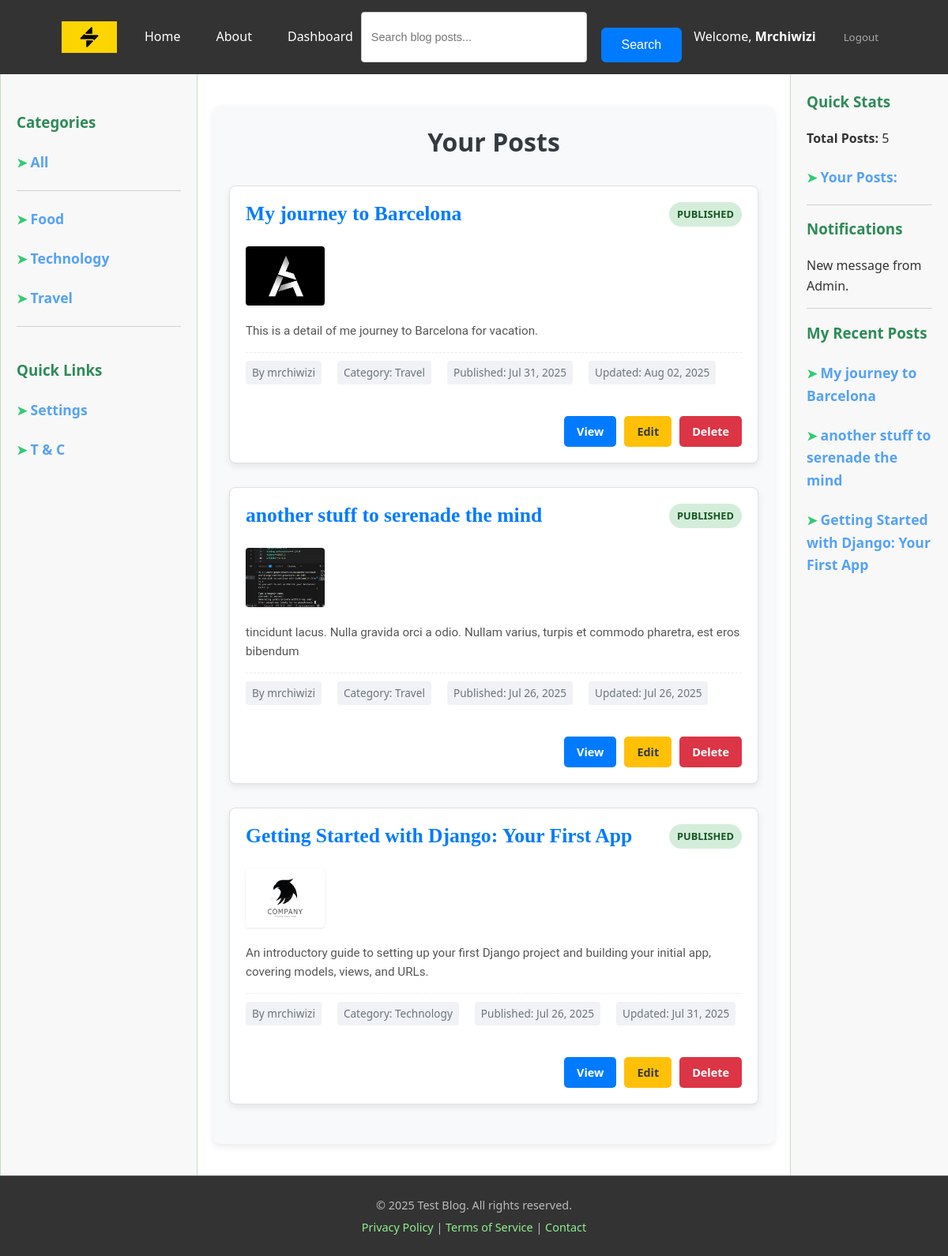
Screenshot of /user_posts/ (signed in) with the database file from the repository.
### accounts/models.py (models this page shows, shortened)
class Account(AbstractBaseUser, PermissionsMixin):
    email = models.EmailField("email address", unique=True)
    user_name = models.CharField(max_length=150, unique=True)
    first_name = models.CharField(max_length=150, blank=True)
    last_name = models.CharField(max_length=150, blank=True)
    date_joined = models.DateTimeField(default=timezone.now)
    last_login = models.DateTimeField(auto_now=True)
    about = models.TextField(max_length=500, blank=True)
    is_staff = models.BooleanField(default=False)
    is_active = models.BooleanField(default=False)
    objects = AccountManager()
    USERNAME_FIELD = "email"
    REQUIRED_FIELDS = ["user_name",]
    def __str__(self):
        return self.user_name

### blog/models.py (models this page shows, shortened)
class Category(models.Model):
    name = models.CharField(max_length=100, unique=True)
    slug = models.SlugField(max_length=100, unique=True, help_text="A URL-friendly short label.")
    description = models.TextField(blank=True, null=True)
    class Meta:
        verbose_name_plural = "Categories"
        ordering = ['name']
    def __str__(self):
        return self.name

class Post(models.Model):
    STATUS_CHOICES = (
        ('draft', 'Draft'),
        ('published', 'Published'),
    )
    title = models.CharField(max_length=250)
    slug = models.SlugField(max_length=250, unique_for_date='publish_date', help_text="A URL-friendly short label derived from the title, unique per publish date.")
    author = models.ForeignKey(User, on_delete=models.CASCADE, related_name='blog_posts')
    content = models.TextField()
    summary = models.TextField(max_length=1000, blank=True, help_text="A short summary of the post (max 500 characters).")
    thumbnail = models.ImageField(
        upload_to='blog/thumbnails/%Y/%m/%d/', blank=True,null=True, help_text="Thumbnail image for the blog post listing.")
    publish_date = models.DateTimeField(default=timezone.now)
    created_at = models.DateTimeField(auto_now_add=True)
    updated_at = models.DateTimeField(auto_now=True)
    status = models.CharField(
        max_length=10,
        choices=STATUS_CHOICES,
        default='published'
    )
    category = models.ForeignKey(Category, on_delete=models.SET_NULL, blank=True, null=True, related_name='posts'
    )
    objects = PostManager()
    class Meta:
        ordering = ['-publish_date']
        indexes = [
            models.Index(fields=['publish_date', 'slug']),
        ]
    def __str__(self):
        return self.title
    def get_absolute_url(self):
        return reverse('blog:post_detail',
                       args=[self.publish_date.year, self.publish_date.strftime('%m'), self.publish_date.strftime('%d'), self.slug])
    def get_post_edit_url(self):
        return reverse('blog:post_edit',
                       args=[self.publish_date.year, self.publish_date.strftime('%m'), self.publish_date.strftime('%d'), self.slug])

### blog/views.py (the view)
# urls.py: path("user_posts/", user_posts, name="user_posts"),
def user_posts(request):
    posts = Post.objects.filter(author_id=request.user.id)
    print(posts)
    context = {
        "posts": posts
    }
    return render(request, "blog/user_posts.html", context)

### templates/blog/user_posts.html
{% extends 'base.html' %}
{% load static %}
{% load humanize %}
{% block content %}
    <div class="dashboard-posts-container">
        <h1>Your Posts</h1>
        {% if posts %}
            {% for post in posts %}
                <article class="dashboard-post-card">
                    <div class="post-header">
                        <h2 class="post-title">{{ post.title }}</h2>
                        <span class="post-status status-{{ post.status|lower }}">{{ post.status }}</span>
                    </div>
                    <div class="post-body">
                        {% if post.thumbnail %}
                            <div class="post-thumbnail">
                                <img src="{{ post.thumbnail.url }}" alt="{{ post.title }}">
                            </div>
                        {% endif %}
                        <div class="post-content">
                            <p class="post-summary">{{ post.summary|truncatechars:180 }}</p>
                            <div class="post-meta">
                                <span>By {{ post.author }}</span>
                                <span>Category: {{ post.category }}</span>
                                <span>Published: {{ post.publish_date|date:"M d, Y" }}</span>
                                {% if post.publish_date != post.updated_at %}
                                    <span>Updated: {{ post.updated_at|date:"M d, Y" }}</span>
                                {% endif %}
                            </div>
                        </div>
                    </div>
                    <div class="post-actions">
                        <a href="{{ post.get_absolute_url }}" class="btn btn-view">View</a>
                        <a href="{{ post.get_post_edit_url }}" class="btn btn-edit">Edit</a>
                        <a href="#" class="btn btn-delete">Delete</a>
                    </div>
                </article>
            {% endfor %}
        {% else %}
            <p class="no-posts-message">You haven't created any posts yet.</p>
            <a href="{% url 'blog:create' %}" class="btn btn-primary">Create Your First Post</a>
        {% endif %}
    </div>
{% endblock content %}

### templates/base.html (shortened to what this page needs)
{% load static %}
<!DOCTYPE html>
<html lang="en">
<head>
    <link rel="stylesheet" href="{% static 'CSS/base.css' %}">
    <link rel="stylesheet" href="{% static 'CSS/home.css' %}">
    <link rel="stylesheet" href="{% static 'CSS/detail_page.css' %}">
    <link rel="stylesheet" href="{% static 'CSS/login_page.css' %}">
    <link rel="stylesheet" href="{% static 'CSS/register.css' %}">
    <link rel="stylesheet" href="{% static 'CSS/change_password.css' %}">
    <link rel="stylesheet" href="{% static 'CSS/password_reset_email_form.css' %}">
    <link rel="stylesheet" href="{% static 'CSS/password_reset_form.css' %}">
    <link rel="stylesheet" href="{% static 'CSS/users_posts.css' %}">
    <link rel="stylesheet" href="{% static 'CSS/edit_profile.css' %}">
    <link rel="stylesheet" href="{% static 'CSS/create.css' %}">
    <link rel="stylesheet" href="{% static 'CSS/post_edit.css' %}">
</head>
<body>
    <header class="page-header">
        <nav class="navbar">
            <a href="{% url 'blog:home' %}" class="logo-link">
                <img src="{% static 'Images/logo.png' %}" alt="Logo" style="width: 70px; height: 40px;">
            </a>
            <ul class="nav-left-links">
                <li><a href="{% url 'blog:home' %}">Home</a></li>
                <li><a href="{% url 'blog:about_page' %}">About</a></li>
                {% if user.is_authenticated %}
                    <li><a href="#" id="toggleSectionButton" >Dashboard</a></li>
                {% endif %}
            </ul>
            <div class="header-search-form">
                <form action="{% url 'blog:search' %}" method="GET" class="search-form">
                    <input type="search" name="q" placeholder="Search blog posts..." class="search-input" value="{{ query|default_if_none:'' }}">
                    <button type="submit" class="button button-primary search-button">Search</button>
                </form>
            </div>
            <ul class="nav-right-info">
                <li>
                    {% if user.is_authenticated %}
                        <span>Welcome, <strong>{{ user.user_name |capfirst }}</strong></span>
                    {% else %}
                        <span>Welcome, User</span>
                    {% endif %}
                </li>
                <li>
                    {% if user.is_authenticated %}
                        <small><a href="{% url 'accounts:confirm_logout' %}" style="color:#acabab;">Logout</a></small>
                    {% else %}
                        <a href="{% url 'accounts:login' %}">Login</a> | <a href="{% url 'accounts:register' %}">Sign Up</a>
                    {% endif %}
                </li>
            </ul>
        </nav>
    </header>
    <aside class="left-sidebar">
        <br>
        <h3>Categories</h3>
        <h4><span style="color: #2ecc71;">&#10148; </span><a href="{% url 'blog:home' %}" style="color: #55a2f4; text-decoration: none; font-weight: bold; font-size: 1.1em;">All</a></h4>
        <hr style="border: none; border-top: 1px solid #d0d0d0; margin: 15px 0;">
        <ul>
            {% for category in categories %}
                <li>
                    <h4><span style="color: #2ecc71;">&#10148; </span><a href="{% url 'blog:categories' category.slug %}" style="color: #55a2f4; text-decoration: none; font-weight: bold; font-size: 1.1em;display: inline;" >{{ category.name }}</a></h4>
                </li>
            {% endfor %}
        </ul>
        <hr style="border: none; border-top: 1px solid #d0d0d0; margin: 15px 0;">
        <br>
        <h3>Quick Links</h3>
        <ul>
            <li><h4><span style="color: #2ecc71;">&#10148; </span><a href="" style="color: #55a2f4; text-decoration: none; font-weight: bold; font-size: 1.1em;display: inline;" >Settings</a></h4></li>
            <li><h4><span style="color: #2ecc71;">&#10148; </span><a href="" style="color: #55a2f4; text-decoration: none; font-weight: bold; font-size: 1.1em;display: inline;" >T &amp; C</a></h4></li>
        </ul>
    </aside>
    <main class="main-content">
        {% block content %}
        {% endblock content %}
    </main>
    <aside class="right-aside">
        <h3>Quick Stats</h3>
        <p><strong>Total Posts:</strong> {{ posts_count }}</p>
        {% if user.is_authenticated %}
            <h4><span style="color: #2ecc71;">&#10148; </span><a href="{% url 'blog:user_posts' %}" style="color: #55a2f4; text-decoration: none; font-weight: bold; font-size: 1.1em;"><strong>Your Posts:</strong> {{ user_posts }}</a></h4>
        {% endif %}
        <hr style="border: none; border-top: 1px solid #d0d0d0; margin: 15px 0;">
        <h3>Notifications</h3>
        <ul style="list-style: none; padding: 0;">
            <li style="margin-bottom: 8px;">New message from Admin.</li>
            <hr style="border: none; border-top: 1px solid #d0d0d0; margin: 15px 0;">
        </ul>
        {% if user.is_authenticated %}
            <h3>My Recent Posts</h3>
            <ul style="list-style: none; padding: 0;">
                {% with recent_posts=user.blog_posts.all|slice:":3" %}
                    {% for user_post in recent_posts %}
                        <li>
                            <h4><span style="color: #2ecc71;">&#10148; </span><a href="{{ user_post.get_absolute_url}}" style="color: #55a2f4; text-decoration: none; font-weight: bold; font-size: 1.1em;">{{ user_post.title }}</a></h4>
                        </li>
                    {% empty %}
                        <li><h4 style="color: #777;">You haven't made any post.</h4></li>
                    {% endfor %}
                {% endwith %}
            </ul>
            {% else %}
                <div style="margin-bottom: 20px;">
                <a href="#"><img src="{% static 'Images/blog-advert.jpg' %}" alt="advert" width="170px"></a></div>
                <div><a href="#"><img src="{% static 'Images/blog-advert2.jpg' %}" alt="advert" width="170px"></a></div>
        {% endif %}
    </aside>
    <footer class="footer">
        <p>&copy; <span id="current-year"></span> Test Blog. All rights reserved.</p>
        <p>
            <a href="#">Privacy Policy</a> |
            <a href="#">Terms of Service</a> |
            <a href="#">Contact</a>
        </p>
    </footer>
</body>
</html>

### rows the page displays
Account: user_name "Mrchiwizi"
Category: name "Food"
Category: name "Technology"
Category: name "Travel"
Post: title "My journey to Barcelona", status "PUBLISHED", thumbnail (picture), summary "This is a detail of me journey to Barcelona for vacation.", author "mrchiwizi", category "Travel", publish_date "Jul 31, 2025", updated_at "Aug 02, 2025"
Post: title "another stuff to serenade the mind", status "PUBLISHED", thumbnail (picture), summary "tincidunt lacus. Nulla gravida orci a odio. Nullam varius, turpis et commodo pharetra, est eros bibendum", author "mrchiwizi", category "Travel", publish_date "Jul 26, 2025", updated_at "Jul 26, 2025"
Post: title "Getting Started with Django: Your First App", status "PUBLISHED", thumbnail (picture), summary "An introductory guide to setting up your first Django project and building your initial app, covering models, views, and URLs.", author "mrchiwizi", category "Technology", publish_date "Jul 26, 2025", updated_at "Jul 31, 2025"

### other values shown
{{ posts_count }} "5"
